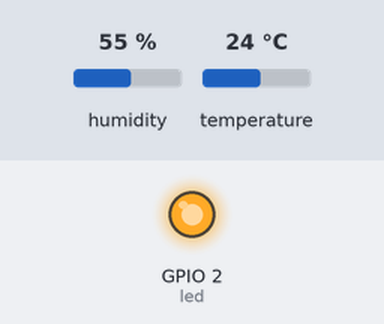
The program below on a simulated ESP8266 board running MicroPython. Shown: output pins drawn as LEDs (lit = HIGH, except the on-board LED, lit = LOW). Inputs (shaded band) come from the test bench; at power-on: humidity 55 %, temperature 24 °C. WiFi joins after 1.5 s; requests to the public web service named in the program get a made-up reply in its usual format after 0.4 s (London, UTC, broken clouds, 64 % humidity, 1013 hPa unless stated); what the program prints to the serial console is not drawn.

Above: at 10.2 s.
Timing chart, 0 to 25.5 s (numbered marks = the images above):
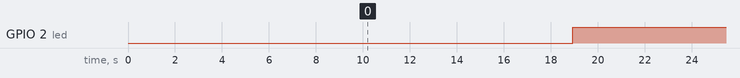

The program:

DHT_22_to_IoT.py
```python
# Importing Libraries
import machine
import urequests
import network
import dht
from time import sleep

# API keys for ThingSpeaks
api_key = "***************"
field_01 = "1" # Temperature
field_02 = "2" # Humidity

# Function for connecting ESP 8266 to Station
def get_connect():

	# Station name and password
	ssid = "*********"
	password = "**************"

	sta = network.WLAN(network.STA_IF)
	if not sta.isconnected():
		print("Connecting.......................")
		sta.active(True)
		sta.connect(ssid, password)

		# Checking if is ESP 8266 has connected to station
		while not sta.isconnected():
			pass

	# Printing network configuration
	print("Network configuration: ", sta.ifconfig())

# Function to send request to ThingSpeaks via HTTP
def get_send(value1, value2):
	# url = "https://api.thingspeak.com/update?api_key=716VJH7A021S5O6U&field1=0"
	url = "https://api.thingspeak.com/update?api_key="
	url += api_key

	url += "&field"
	url += field_01
	url += "="
	url += str(value1)

	url += "&field"
	url += field_02
	url += "="
	url += str(value2)

	print(url)
	response = urequests.get(url)
	print(response.text)

# Object for DHT22 and Led
dht = dht.DHT22(machine.Pin(4))
led = machine.Pin(2, machine.Pin.OUT)

# Connecting to station
get_connect()

while True:
	dht.measure()
	temp = dht.temperature()
	humd = dht.humidity()
	get_send(temp, humd)
	sleep(16)
	led.off()
	sleep(1)
	led.on()
	sleep(1)
```

Measured:
- by itself, GPIO 2 (led): alternates HIGH for 17.4 s and LOW for 1.0 s
